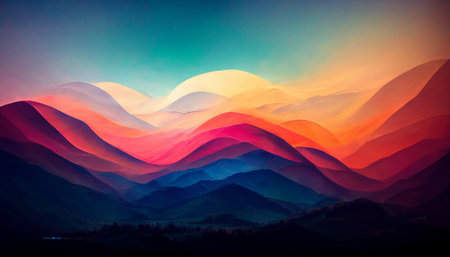
#> input picture Jour 1/ex05/landscape.jpg, 450 x 257 px
$ python tester5.py
#> lines starting #> are read from the running program, lines starting #| are printed output that depends on the picture
### Jour 1/ex05/load_image.py
import numpy as np
from PIL import Image


def ft_load(path: str) -> np.ndarray:
    """Load an image from a file and return it as a numpy array."""
#> called with path = 'landscape.jpg'
    try:
        assert isinstance(path, str), "Path must be a String"
        assert path.lower().endswith((".jpg", ".jpeg")), \
            "image must be in .jpg or .jpeg format"

        image = Image.open(path)
#> image is the input picture: PIL image 450x257 RGB; mean R, G, B 98.7, 79.1, 89.1

        assert image.format == "JPEG", \
            "Image must be a JPEG or JPG file"

    except AssertionError as e:
        print(f"AssertionError : {e}")
        return []

    image_rgb = image.convert("RGB")
    array_rgb = np.array(image_rgb)
    print("The shape of image is:", array_rgb.shape)
#| The shape of image is: (257, 450, 3)
    print(array_rgb)
#> (printed output is left out)

    return array_rgb

### Jour 1/ex05/pimp_image.py
import numpy as np
import matplotlib
import matplotlib.pyplot as plt
from numpy import ndarray as array


def ft_invert(array) -> array:
    """Invert the colors of an RGB image represented as a numpy array."""

    matplotlib.use("TkAgg")

    try:
        assert isinstance(array, np.ndarray), "Input must be a numpy array"
        assert array.ndim == 3 and array.shape[2] == 3, \
            "Input array must be an RGB image"
        assert array.size > 0, "Input array is empty"

    except AssertionError as e:
        print(f"AssertionError : {e}")
        return []

    inverted_array = 255 - array
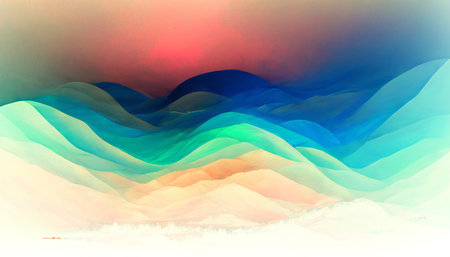
#> inverted_array: shape (257, 450, 3); mean R, G, B 156.3, 175.9, 165.9

    plt.imshow(inverted_array)
    plt.xlabel("X")
    plt.ylabel("Y")
    plt.show()
    return inverted_array


def ft_red(array) -> array:
    """Extract the red channel from an RGB
        image represented as a numpy array."""

    matplotlib.use("TkAgg")

    try:
        assert isinstance(array, np.ndarray), "Input must be a numpy array"
        assert array.ndim == 3 and array.shape[2] == 3, \
            "Input array must be 3-dimensional with 3 channels (RGB image)"
        assert array.size > 0, "Input array is empty"

    except AssertionError as e:
        print(f"AssertionError : {e}")
        return []

    red_channel = array * np.array([1, 0, 0])
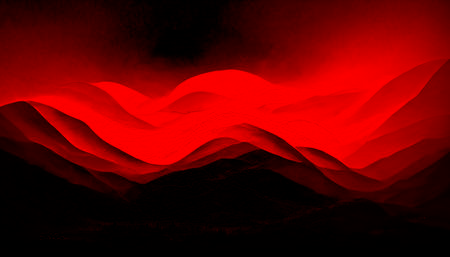
#> red_channel: shape (257, 450, 3) int64; mean R, G, B 98.7, 0, 0

    plt.imshow(red_channel)
    plt.xlabel("X")
    plt.ylabel("Y")
    plt.show()
    return red_channel


def ft_green(array) -> array:
    """Extract the green channel from an
        RGB image represented as a numpy array."""

    matplotlib.use("TkAgg")

    try:
        assert isinstance(array, np.ndarray), "Input must be a numpy array"
        assert array.ndim == 3 and array.shape[2] == 3, \
            "Input array must be 3-dimensional with 3 channels (RGB image)"
        assert array.size > 0, "Input array is empty"

    except AssertionError as e:
        print(f"AssertionError : {e}")
        return []

    green_channel = array.copy()

    green_channel[:, :, 0] = 0
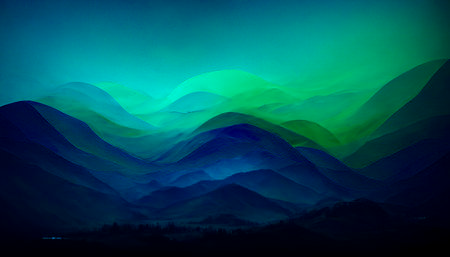
#> green_channel: shape (257, 450, 3); mean R, G, B 0, 79.1, 89.1
    green_channel[:, :, 2] = 0
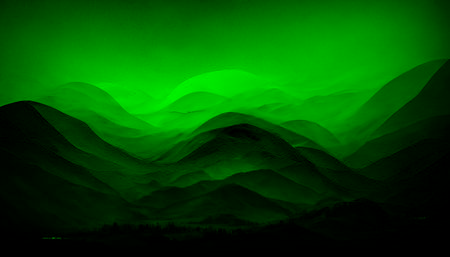
#> green_channel: shape (257, 450, 3); mean R, G, B 0, 79.1, 0

    plt.imshow(green_channel)
    plt.xlabel("X")
    plt.ylabel("Y")
    plt.show()
    return green_channel


def ft_blue(array) -> array:
    """Extract the blue channel from an
        RGB image represented as a numpy array."""

    matplotlib.use("TkAgg")

    try:
        assert isinstance(array, np.ndarray), "Input must be a numpy array"
        assert array.ndim == 3 and array.shape[2] == 3, \
            "Input array must be 3-dimensional with 3 channels (RGB image)"
        assert array.size > 0, "Input array is empty"

    except AssertionError as e:
        print(f"AssertionError : {e}")
        return []

    blue_channel = array.copy()

    blue_channel[:, :, 0] = 0
    blue_channel[:, :, 1] = 0
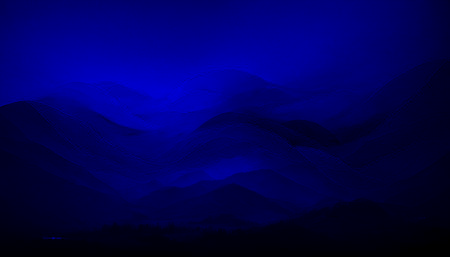
#> blue_channel: shape (257, 450, 3); mean R, G, B 0, 0, 89.1

    plt.imshow(blue_channel)
    plt.xlabel("X")
    plt.ylabel("Y")
    plt.show()
    return blue_channel


def ft_grey(array) -> array:
    """Convert an RGB image represented
        as a numpy array to grayscale."""

    matplotlib.use("TkAgg")

    try:
        assert isinstance(array, np.ndarray), "Input must be a numpy array"
        assert array.ndim == 3 and array.shape[2] == 3, \
            "Input array must be 3-dimensional with 3 channels (RGB image)"
        assert array.size > 0, "Input array is empty"

    except AssertionError as e:
        print(f"AssertionError : {e}")
        return []

    grey_array = np.mean(array, axis=2)
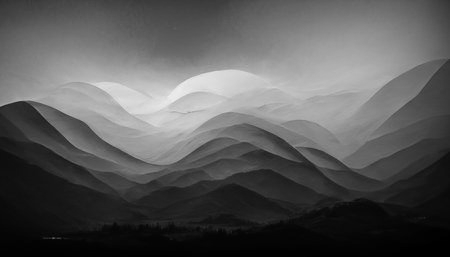
#> grey_array: shape (257, 450) float64; min 0, max 239, mean 89

    plt.imshow(grey_array / 255, cmap="gray")
    plt.xlabel("X")
    plt.ylabel("Y")
    plt.show()
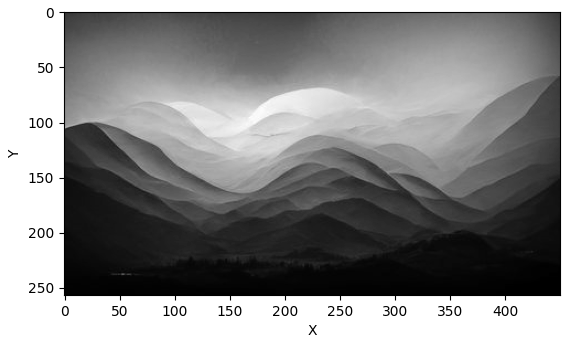
#> figure drawn by matplotlib, 1 panel
    return grey_array

### Jour 1/ex05/tester5.py
from load_image import ft_load
from pimp_image import ft_invert
from pimp_image import ft_red
from pimp_image import ft_green
from pimp_image import ft_blue
from pimp_image import ft_grey

print("\033[92m-------------- Test Python for Datascience 1 - ex05 --------------\n\n\033[0m")


array = ft_load("landscape.jpg")

ft_invert(array)

ft_red(array)

ft_green(array)

ft_blue(array)

ft_grey(array)

print(ft_invert.__doc__)
